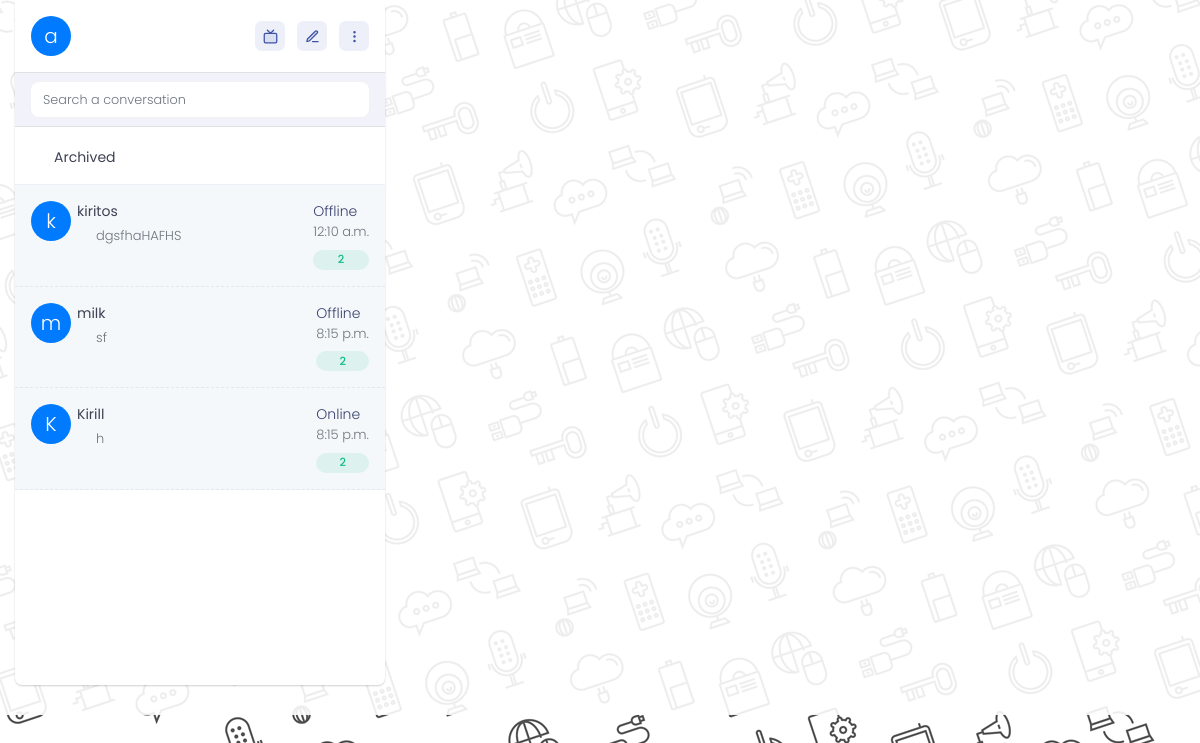
The app's page /dashboard/ (signed in) with its own data.
### customuser/models.py (models this page shows, shortened)
class CustomUser(AbstractBaseUser, PermissionsMixin):
    class Meta:
        verbose_name = _("user")
        verbose_name_plural = _("users")
        db_table = 'auth_user'
    USERNAME_FIELD = 'nickname'
    REQUIRED_FIELDS = []
    email = models.EmailField(
        verbose_name=_("email address"), unique=True,
        error_messages={
            'unique': _(
                "A user is already registered with this email address"),
        },
    )
    nickname = models.CharField(
        max_length=30, verbose_name=_("Nick Name"), unique=True,
    )
    is_staff = models.BooleanField(
        verbose_name=_("staff status"),
        default=True,
        help_text=_(
            "Designates whether the user can log into this admin site."
        ),
    )
    is_active = models.BooleanField(
        verbose_name=_("active"),
        default=True,
        help_text=_(
            "Designates whether this user should be treated as active. "
            "Unselect this instead of deleting accounts."
        ),
    )
    date_joined = models.DateTimeField(
        verbose_name=_("date joined"), default=timezone.now,
    )
    is_online = models.BooleanField(default=False)
    objects = UserManager()

### chat_messages/models.py (models this page shows, shortened)
class Chat(models.Model):
    user1 = models.ForeignKey(get_user_model(), on_delete=models.CASCADE, related_name='chats_as_user1')
    user2 = models.ForeignKey(get_user_model(), on_delete=models.CASCADE, related_name='chats_as_user2')

class Message(models.Model):
    chat = models.ForeignKey(Chat, on_delete=models.CASCADE, related_name='messages')
    sender = models.ForeignKey(get_user_model(), on_delete=models.CASCADE, related_name='sent_messages')
    content = models.TextField()
    timestamp = models.DateTimeField(auto_now_add=True)
    viewed = models.BooleanField(default=False)

### dashboard/views.py (the view)
# urls.py: path('', include('dashboard.urls', namespace='dashboard')),
def dashboard(request):
    user_chats = Chat.objects.filter(Q(user1=request.user) | Q(user2=request.user))
    chats_with_messages = []
    if user_chats:
        for chat in user_chats:
            last_message = chat.messages.order_by('-timestamp').first()
            other_user = chat.user1 if chat.user2 == request.user else chat.user2
            print(other_user.is_online)
            chat_info = {
                'chat': chat,
                'last_message': last_message,
                'last_message_status': last_message.viewed,
                'other_user_username': other_user.nickname,
                'other_user_id': other_user.id,
                'other_user_status': other_user.is_online,
            }
            print(other_user.is_online, 'DSGSDGDSG')
            chats_with_messages.append(chat_info)
    return render(request, 'dashboard/dashboard.html', {'chats_with_messages': chats_with_messages})

### templates/dashboard/dashboard.html (shortened to what this page needs)
<!DOCTYPE HTML>
{% load static %}
<html lang="en">
<head>
  <link rel="stylesheet" href="https://cdn.jsdelivr.net/npm/bootstrap@4.3.1/dist/css/bootstrap.min.css" />
  <link rel="stylesheet" href="{% static 'css/style.css' %}"/>
  <link rel="stylesheet" href="https://cdn.jsdelivr.net/npm/bootstrap-icons@1.5.0/font/bootstrap-icons.css"/>
  <link rel="stylesheet" href="https://unpkg.com/boxicons@2.1.2/css/boxicons.min.css"/>
  <link rel="stylesheet" href="https://cdnjs.cloudflare.com/ajax/libs/line-awesome/1.3.0/line-awesome/css/line-awesome.min.css"/>
</head>
<body>
        <div class="container-fluid">
          <div class="row">
            <div class="col-md-4 col-12 card-stacked padding-0">
              <div class="card shadow-line chat">
                <div class="p-3 chat-header">
                  <div class="d-flex">
                    <div class="w-100 d-flex pl-0">
                        <div class="avatar-circle user-detail-trigger">{{user.nickname|first}}</div>
                    </div>
                    <div class="flex-shrink-0 margin-auto">
                      <a href="#" class="btn btn-sm btn-icon btn-light active text-dark ml-2">
                        <svg viewBox="0 0 24 24" width="15" height="15" stroke="currentColor" stroke-width="2" fill="none" stroke-linecap="round" stroke-linejoin="round" class="feather">
                          <rect x="2" y="7" width="20" height="15" rx="2" ry="2"></rect>
                          <polyline points="17 2 12 7 7 2"></polyline>
                        </svg>
                      </a>
                      <a href="#" class="btn btn-sm btn-icon btn-light active text-dark ml-2">
                        <svg viewBox="0 0 24 24" width="15" height="15" stroke="currentColor" stroke-width="2" fill="none" stroke-linecap="round" stroke-linejoin="round" class="feather">
                          <path d="M12 20h9"></path>
                          <path d="M16.5 3.5a2.121 2.121 0 0 1 3 3L7 19l-4 1 1-4L16.5 3.5z"></path>
                        </svg>
                      </a>
                      <a href="#" class="btn btn-sm btn-icon btn-light active text-dark ml-2">
                        <svg viewBox="0 0 24 24" width="15" height="15" stroke="currentColor" stroke-width="2" fill="none" stroke-linecap="round" stroke-linejoin="round" class="feather">
                          <circle cx="12" cy="12" r="1"></circle>
                          <circle cx="12" cy="5" r="1"></circle>
                          <circle cx="12" cy="19" r="1"></circle>
                        </svg>
                      </a>
                    </div>
                  </div>
                </div>
                <div class="chat-search pl-3 pr-3">
                  <div class="input-group">
                    <input type="text" class="form-control" placeholder="Search a conversation">
                    <div class="input-group-append prepend-white">
                      <span class="input-group-text pl-2 pr-2">
                      </span>
                    </div>
                  </div>
                </div>
                <div class="archived-messages d-flex p-3">
                  <div class="w-100">
                    <div class="d-flex pl-0">
                      <div class="d-flex flex-row mt-1">
                        <span class="margin-auto mr-2">
                          <div class="svg15 archived"></div>
                        </span>
                        <p class="margin-auto fw-400 text-dark-75">Archived</p>
                      </div>
                    </div>
                  </div>
                </div>
                <div class="chat-user-panel">
                <div class="pb-3 d-flex flex-column navigation-mobile pagination-scrool chat-user-scroll">
    {% for chat_info in chats_with_messages %}
        <div class="chat-item d-flex pl-3 pr-0 pt-3 pb-3 {% if chat_info.last_message_status == False %}active {% endif %} " id="{{chat_info.chat.id}}" data-user-id="{{chat_info.other_user_id}}">
            <div class="w-100">
                <div class="d-flex pl-0">
                  {% if chat.other_user.profile_picture %}
                    <img class="rounded-circle shadow avatar-sm mr-3" src="{{ chat_info.other_user_avatar }}">
                  {% else %}
                    <div class="avatar-circle">{{ chat_info.other_user_username|first }}</div>
                  {% endif %}
                    <div>
                        <p class="margin-auto fw-400 text-dark-75">{{ chat_info.other_user_username }}</p>
                        <div class="d-flex flex-row mt-1">
                            <span>
                                {% if chat_info.last_message %}
                                <div class="svg15 double-check"></div>
                                {% endif %}
                            </span>
                            <span class="message-shortcut margin-auto text-muted fs-13 ml-1 mr-4">
                                {% if chat_info.last_message %}
                                {{ chat_info.last_message.content }}
                                {% else %}
                                No messages yet
                                {% endif %}
                            </span>
                        </div>
                    </div>
                </div>
            </div>
            <div class="flex-shrink-0 margin-auto pl-2 pr-3">
                <div class="d-flex flex-column">
                    <div class="chat_status">
                    {% if chat_info.other_user_status == True %}
                        Online
                    {% else %}
                        Offline
                    {% endif %}
                    </div>
                    {% if chat_info.last_message %}
                    <p class="text-muted fs-13 mb-2">{{ chat_info.last_message.timestamp|time }}</p>
                    {% endif %}
                    {% if chat_info.last_message_status == False %}
                    <span class="round badge badge-light-success margin-auto">2</span>
                    {% endif %}
                </div>
            </div>
        </div>
    {% endfor %}
</div>
                </div>
              </div>
            </div>
            <div class="col-md-8 col-12 card-stacked padding-0">
            </div>
          </div>
        </div>
</body>
</html>

### records on screen
Chat: other_user_username|first "k", other_user_username "kiritos", last_message.content "dgsfhaHAFHS", shows "Offline", last_message.timestamp "12:10 a.m."
Chat: other_user_username|first "m", other_user_username "milk", last_message.content "sf", shows "Offline", last_message.timestamp "8:15 p.m."
Chat: other_user_username|first "K", other_user_username "Kirill", last_message.content "h", shows "Online", last_message.timestamp "8:15 p.m."

### other values on screen
{{ user.nickname|first }} "a"
